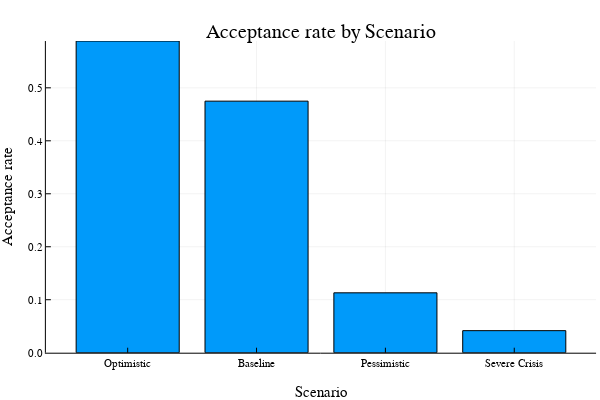

Here is the notebook cell this chart was saved with:
### Code cell
@df optimal_results bar(
    :scenario,
    :acceptance_rate,
    xlabel = "Scenario",
    ylabel = "Acceptance rate",
    title = "Acceptance rate by Scenario",
    markersize = 8, legend = false
)

### Figure 1 — Plotly figure (JSON) as saved in the notebook; plotly's stock layout.template omitted (floating-point values rounded to 4 significant figures)
{"data": [{"fill": "tozeroy", "fillcolor": "rgba(0, 154, 250, 1.000)", "legendgroup": "y1", "line": {"color": "rgba(0, 0, 0, 1)", "dash": "solid", "width": 1}, "mode": "lines", "name": "y1", "showlegend": true, "type": "scatter", "x": [0.6, 0.6, 1.4, 1.4, 0.6, 0.6], "xaxis": "x", "y": [0.5883, 0, 0, 0.5883, 0.5883, 0.5883], "yaxis": "y"}, {"fill": "tozeroy", "fillcolor": "rgba(0, 154, 250, 1.000)", "legendgroup": "y1", "line": {"color": "rgba(0, 0, 0, 1)", "dash": "solid", "width": 1}, "mode": "lines", "name": "y1", "showlegend": false, "type": "scatter", "x": [1.6, 1.6, 2.4, 2.4, 1.6, 1.6], "xaxis": "x", "y": [0.4748, 0, 0, 0.4748, 0.4748, 0.4748], "yaxis": "y"}, {"fill": "tozeroy", "fillcolor": "rgba(0, 154, 250, 1.000)", "legendgroup": "y1", "line": {"color": "rgba(0, 0, 0, 1)", "dash": "solid", "width": 1}, "mode": "lines", "name": "y1", "showlegend": false, "type": "scatter", "x": [2.6, 2.6, 3.4, 3.4, 2.6, 2.6], "xaxis": "x", "y": [0.1131, 0, 0, 0.1131, 0.1131, 0.1131], "yaxis": "y"}, {"fill": "tozeroy", "fillcolor": "rgba(0, 154, 250, 1.000)", "legendgroup": "y1", "line": {"color": "rgba(0, 0, 0, 1)", "dash": "solid", "width": 1}, "mode": "lines", "name": "y1", "showlegend": false, "type": "scatter", "x": [3.6, 3.6, 4.4, 4.4, 3.6, 3.6], "xaxis": "x", "y": [0.04163, 0, 0, 0.04163, 0.04163, 0.04163], "yaxis": "y"}, {"colorbar": {"len": 0.8657, "title": {"text": ""}, "x": 0.9934, "y": 0.5087}, "legendgroup": "y1", "marker": {"color": "rgba(0, 154, 250, 0.000)", "line": {"color": "rgba(0, 0, 0, 0)", "width": 1}, "size": 0, "symbol": "circle"}, "mode": "markers", "name": "y1", "showlegend": false, "type": "scatter", "x": [1, 2, 3, 4], "xaxis": "x", "y": [0.5883, 0.4748, 0.1131, 0.04163], "yaxis": "y"}], "layout": {"annotations": [{"font": {"color": "rgba(0, 0, 0, 1)", "family": "sans-serif", "size": 20}, "rotation": 0, "showarrow": false, "text": "Acceptance rate by Scenario", "x": 0.535, "xanchor": "center", "xref": "paper", "y": 1, "yanchor": "top", "yref": "paper"}], "height": 400, "margin": {"b": 20, "l": 0, "r": 0, "t": 20}, "paper_bgcolor": "rgba(255, 255, 255, 1.000)", "plot_bgcolor": "rgba(255, 255, 255, 1.000)", "showlegend": false, "width": 600, "xaxis": {"anchor": "y", "domain": [0.07647, 0.9934], "gridcolor": "rgba(0, 0, 0, 0.1)", "gridwidth": 0.5, "linecolor": "rgba(0, 0, 0, 1)", "mirror": false, "range": [0.3652, 4.635], "showgrid": true, "showline": true, "showticklabels": true, "tickangle": 0, "tickcolor": "rgb(0, 0, 0)", "tickfont": {"color": "rgba(0, 0, 0, 1)", "family": "sans-serif", "size": 11}, "tickmode": "array", "ticks": "inside", "ticktext": ["Optimistic", "Baseline", "Pessimistic", "Severe Crisis"], "tickvals": [1, 2, 3, 4], "title": {"font": {"color": "rgba(0, 0, 0, 1)", "family": "sans-serif", "size": 15}, "text": "Scenario"}, "type": "linear", "visible": true, "zeroline": false, "zerolinecolor": "rgba(0, 0, 0, 1)"}, "yaxis": {"anchor": "x", "domain": [0.07581, 0.9415], "gridcolor": "rgba(0, 0, 0, 0.1)", "gridwidth": 0.5, "linecolor": "rgba(0, 0, 0, 1)", "mirror": false, "range": [0, 0.5883], "showgrid": true, "showline": true, "showticklabels": true, "tickangle": 0, "tickcolor": "rgb(0, 0, 0)", "tickfont": {"color": "rgba(0, 0, 0, 1)", "family": "sans-serif", "size": 11}, "tickmode": "array", "ticks": "inside", "ticktext": ["0.0", "0.1", "0.2", "0.3", "0.4", "0.5"], "tickvals": [0, 0.1, 0.2, 0.3, 0.4, 0.5], "title": {"font": {"color": "rgba(0, 0, 0, 1)", "family": "sans-serif", "size": 15}, "text": "Acceptance rate"}, "type": "linear", "visible": true, "zeroline": false, "zerolinecolor": "rgba(0, 0, 0, 1)"}}}
